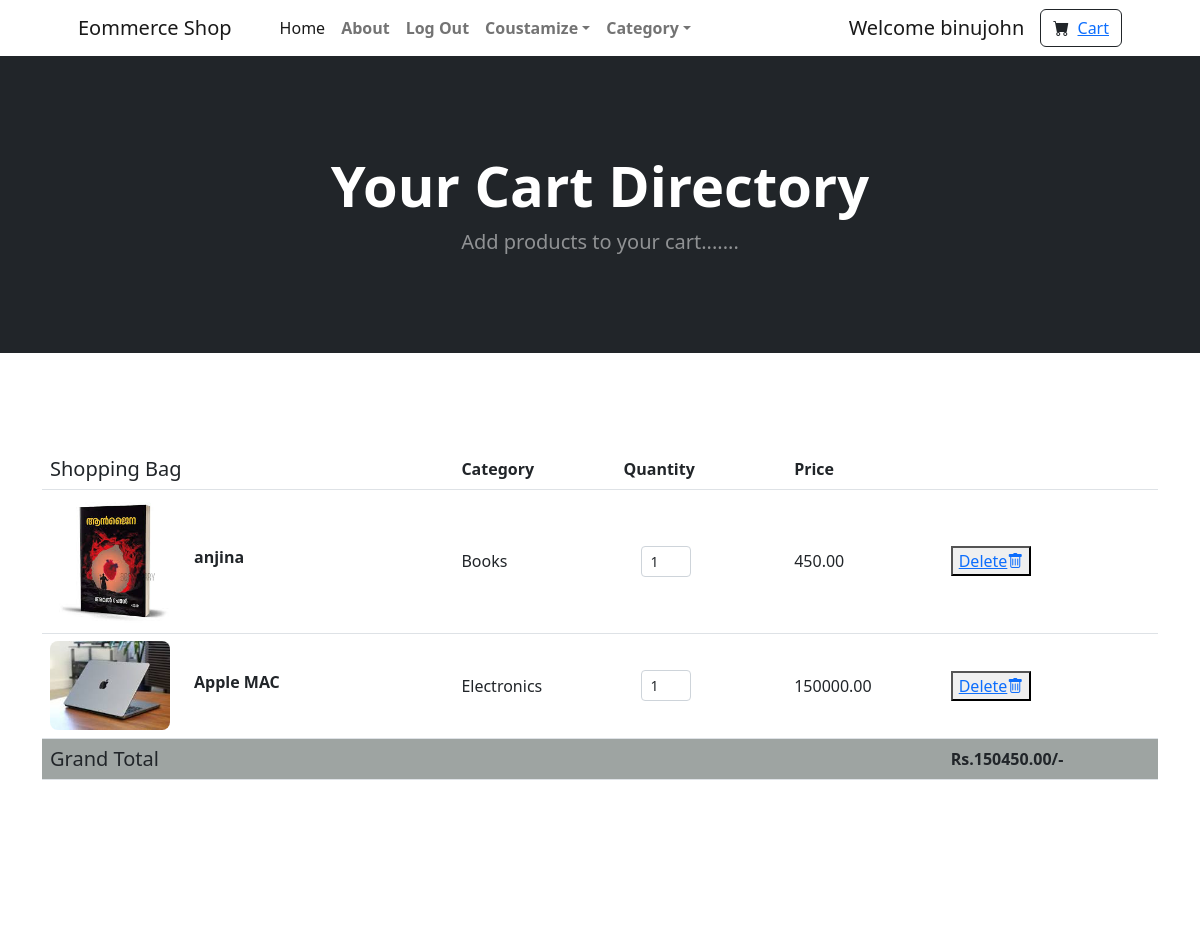
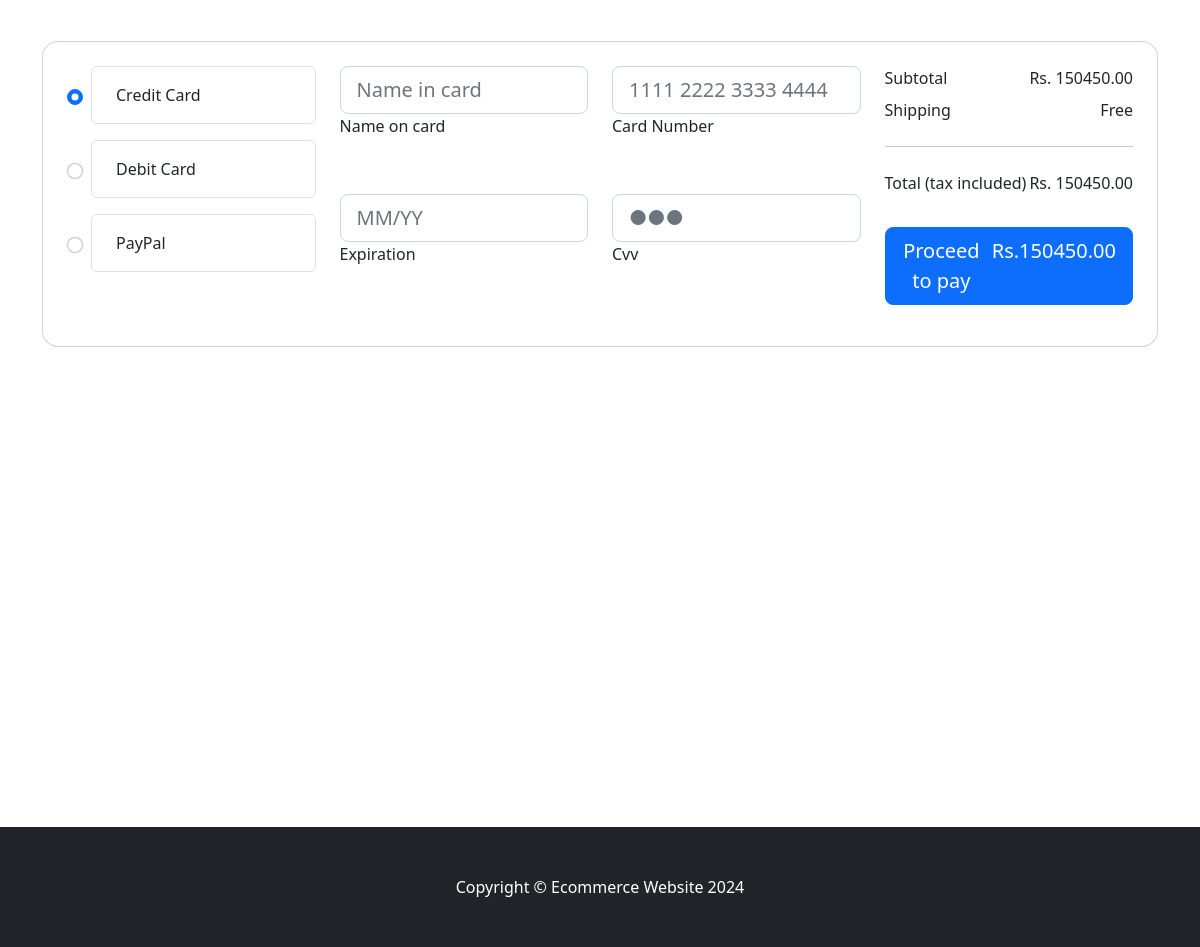
The app's page /cart/ (signed in) with its own data (2 pictures, top to bottom).
### store/models.py (models this page shows, shortened)
class OrderItem(models.Model):
    user=models.ForeignKey(User,on_delete=models.CASCADE,null=True)
    ordered=models.BooleanField(default=False)
    product=models.ForeignKey(Product,on_delete=models.CASCADE)
    quantity=models.PositiveBigIntegerField(default=1)
    def get_total_item_price(self):
        return self.quantity*self.product.product_price

class Product(models.Model):
    product_name=models.CharField(max_length=200)
    product_price=models.DecimalField(max_digits=8,decimal_places=2)
    category=models.ForeignKey(Category,on_delete=models.CASCADE,default=1)
    product_description=models.TextField(default="",blank=True,null=True)
    product_image=models.ImageField(upload_to="uploads/",default="uploads/sample.png")

class Category(models.Model):
    name=models.CharField(max_length=100)
    def __str__(self):
        return self.name

class Order(models.Model):
    user=models.ForeignKey(User,on_delete=models.CASCADE,null=True)
    items=models.ManyToManyField(OrderItem)
    start_date=models.DateTimeField(auto_now_add=True)
    ordered_date=models.DateTimeField(auto_now=True)
    ordered=models.BooleanField(default=False)
    def get_total_price(self):
        return sum(item.get_total_item_price() for item in self.items.all())

### store/views.py (the view)
# urls.py: path("cart/",views.cart_details,name="cart_details"),#defining cart summary
@login_required
def cart_details(request):
    try:
        order = Order.objects.get(user=request.user, ordered=False)
        context = {
            'order': order
        }
    except Order.DoesNotExist:
        context = {
            'message': 'Your cart is empty.'
        }
    return render(request,'cart.html',context)

### store/templates/cart.html (shortened to what this page needs)
{% extends 'base.html' %}
{% block content %}
{% load static %}
        <header class="bg-dark py-5">
            <div class="container px-4 px-lg-5 my-5">
                <div class="text-center text-white">
                    <h1 class="display-4 fw-bolder">Your Cart Directory</h1>
                    <p class="lead fw-normal text-white-50 mb-0">Add products to your cart.......</p>
                </div>
            </div>
        </header>
        <section class="h-100 h-custom">
            <div class="container h-100 py-5">
              <div class="row d-flex justify-content-center align-items-center h-100">
                <div class="col">
                  <div class="table-responsive">
                    <table class="table">
                      <thead>
                        <tr>
                          <th scope="col" class="h5">Shopping Bag</th>
                          <th scope="col">Category</th>
                          <th scope="col">Quantity</th>
                          <th scope="col">Price</th>
                          <th scope="col"></th>
                        </tr>
                      </thead>
                      <tbody>
                        {% for order_item in order.items.all%}
                        <tr>
                          <th scope="row">
                            <div class="d-flex align-items-center">
                              <img src="{{order_item.product.product_image.url}}" alt="..."   class="img-fluid rounded-3"
                                style="width: 120px;" alt="image">
                              <div class="flex-column ms-4">
                                <p class="mb-2">{{order_item.product.product_name}}</p>
                              </div>
                            </div>
                          </th>
                          <td class="align-middle">
                            <p class="mb-0" style="font-weight: 500;">{{order_item.product.category}}</p>
                          </td>
                          <td class="align-middle">
                            <div class="d-flex flex-row">
                              <button data-mdb-button-init data-mdb-ripple-init class="btn btn-link px-2"
                                onclick="this.parentNode.querySelector('input[type=number]').stepDown()">
                              </button>
                              <input id="form1" min="0" name="quantity" value="{{order_item.quantity}}" type="number"
                                class="form-control form-control-sm" style="width: 50px;" />
                              <button data-mdb-button-init data-mdb-ripple-init class="btn btn-link px-2"
                                onclick="this.parentNode.querySelector('input[type=number]').stepUp()">
                              </button>
                            </div>
                          </td>
                          <td class="align-middle">
                            <p class="mb-0" style="font-weight: 500;">{{order_item.get_total_item_price}}</p>
                          </td>
                          <td class="align-middle">
                            <button type="button" >
                           <a href="{% url 'remove_from_cart' order_item.product.pk %}">
                                Delete<i class="bi bi-trash" ></i>
                                </a>
                            </button>
                          </td>
                        </tr>
                        <tr>
                            {% endfor %}
                            <br/><br/>
                            <tr style="background-color:rgb(158, 164, 162)">
                                <th scope="col" class="h5">Grand Total</th>
                                <th scope="col"></th>
                                <th scope="col"></th>
                                <th scope="col"></th>
                                <th scope="col">Rs.{{order.get_total_price}}/-</th>
                              </tr>
                      </tbody>
                    </table>
                  </div>
                  <br/><br/><br/><br/><br/><br/><br/><br/>
                  <div class="card shadow-2-strong mb-5 mb-lg-0" style="border-radius: 16px;">
                    <div class="card-body p-4">
                      <div class="row">
                        <div class="col-md-6 col-lg-4 col-xl-3 mb-4 mb-md-0">
                          <form>
                            <div class="d-flex flex-row pb-3">
                              <div class="d-flex align-items-center pe-2">
                                <input class="form-check-input" type="radio" name="radioNoLabel" id="radioNoLabel1v"
                                  value="" aria-label="..." checked />
                              </div>
                              <div class="rounded border w-100 p-3">
                                <p class="d-flex align-items-center mb-0">
                                  Credit
                                  Card
                                </p>
                              </div>
                            </div>
                            <div class="d-flex flex-row pb-3">
                              <div class="d-flex align-items-center pe-2">
                                <input class="form-check-input" type="radio" name="radioNoLabel" id="radioNoLabel2v"
                                  value="" aria-label="..." />
                              </div>
                              <div class="rounded border w-100 p-3">
                                <p class="d-flex align-items-center mb-0">
                                  Debit Card
                                </p>
                              </div>
                            </div>
                            <div class="d-flex flex-row">
                              <div class="d-flex align-items-center pe-2">
                                <input class="form-check-input" type="radio" name="radioNoLabel" id="radioNoLabel3v"
                                  value="" aria-label="..." />
                              </div>
                              <div class="rounded border w-100 p-3">
                                <p class="d-flex align-items-center mb-0">
                                  PayPal
                                </p>
                              </div>
                            </div>
                          </form>
                        </div>
                        <div class="col-md-6 col-lg-4 col-xl-6">
                          <div class="row">
                            <div class="col-12 col-xl-6">
                              <div data-mdb-input-init class="form-outline mb-4 mb-xl-5">
                                <input type="text" id="typeName" class="form-control form-control-lg" siez="17"
                                  placeholder="Name in card" />
                                <label class="form-label" for="typeName">Name on card</label>
                              </div>
                              <div data-mdb-input-init class="form-outline mb-4 mb-xl-5">
                                <input type="text" id="typeExp" class="form-control form-control-lg" placeholder="MM/YY"
                                  size="7" id="exp" minlength="7" maxlength="7" />
                                <label class="form-label" for="typeExp">Expiration</label>
                              </div>
                            </div>
                            <div class="col-12 col-xl-6">
                              <div data-mdb-input-init class="form-outline mb-4 mb-xl-5">
                                <input type="text" id="typeText" class="form-control form-control-lg" siez="17"
                                  placeholder="1111 2222 3333 4444" minlength="19" maxlength="19" />
                                <label class="form-label" for="typeText">Card Number</label>
                              </div>
                              <div data-mdb-input-init class="form-outline mb-4 mb-xl-5">
                                <input type="password" id="typeText" class="form-control form-control-lg"
                                  placeholder="&#9679;&#9679;&#9679;" size="1" minlength="3" maxlength="3" />
                                <label class="form-label" for="typeText">Cvv</label>
                              </div>
                            </div>
                          </div>
                        </div>
                        <div class="col-lg-4 col-xl-3">
                          <div class="d-flex justify-content-between" style="font-weight: 500;">
                            <p class="mb-2">Subtotal</p>
                            <p class="mb-2">Rs. {{order.get_total_price}}</p>
                          </div>
                          <div class="d-flex justify-content-between" style="font-weight: 500;">
                            <p class="mb-0">Shipping</p>
                            <p class="mb-0">Free</p>
                          </div>
                          <hr class="my-4">
                          <div class="d-flex justify-content-between mb-4" style="font-weight: 500;">
                            <p class="mb-2">Total (tax included)</p>
                            <p class="mb-2">Rs. {{order.get_total_price}}</p>
                          </div>
                          <button  type="button" data-mdb-button-init data-mdb-ripple-init class="btn btn-primary btn-block btn-lg">
                            <div class="d-flex justify-content-between">
                              <span>Proceed to pay  </span>
                              <span>&nbsp&nbspRs.{{order.get_total_price}}</span>
                            </div>
                          </button>
                        </div>
                      </div>
                    </div>
                  </div>
                </div>
              </div>
            </div>
          </section>
                    <br/><br/><br/><br/><br/><br/><br/><br/><br/><br/><br/><br/><br/><br/><br/><br/><br/><br/>
        {% endblock %}

### store/templates/navbar.html (shortened to what this page needs)
{% load static %}
<nav class="navbar navbar-expand-lg navbar-light data-bs-toggle">
    <div class="container px-4 px-lg-5">
        <a class="navbar-brand" href="{% url 'home' %}">Eommerce Shop</a>
        <div class="collapse navbar-collapse" id="navbarSupportedContent">
            <ul class="navbar-nav me-auto mb-2 mb-lg-0 ms-lg-4">
                <li class="nav-item"><a class="nav-link active" aria-current="page" href="{% url 'home' %}">Home</a></li>
                <li class="nav-item"><a class="nav-link" href="{% url 'about' %}"><strong>About</strong></a></li>
                {% if user.is_authenticated %}
                <li class="nav-item"><a class="nav-link" href="{% url 'logout' %}"><strong>Log Out</strong></a></li>
                {% else %}
                <li class="nav-item"><a class="nav-link" href="{% url 'login' %}"><strong>Log In</strong></a></li>
                <li class="nav-item"><a class="nav-link" href="{% url 'register' %}"><strong>Sign Up</strong></a></li>
                {% endif %}
                {% if user.is_superuser %}
                <li class="nav-item dropdown">
                    <a class="nav-link dropdown-toggle" id="navbarDropdown" href="#" role="button" data-bs-toggle="dropdown" aria-expanded="false"><strong>Coustamize</strong></a>
                </li>
                {% endif %}
                <li class="nav-item dropdown">
                    <a class="nav-link dropdown-toggle" id="navbarDropdown" href="#" role="button" data-bs-toggle="dropdown" aria-expanded="false"><strong>Category</strong></a>
                </li>
            </ul>
            {% if user.is_authenticated %}
            <a class="navbar-brand" >Welcome {{user.username}}</a>
            {% endif %}
            <form class="d-flex">
                <button class="btn btn-outline-dark" type="submit">
                    <i class="bi-cart-fill me-1" ></i>
                    <a href="{% url 'cart_details' %}"> Cart</a>
                </button>
            </form>
        </div>
    </div>
</nav>

### records on screen
OrderItem: product.product_image (picture), product.product_name "anjina", product.category "Books", quantity "1", get_total_item_price "450.00"
OrderItem: product.product_image (picture), product.product_name "Apple MAC", product.category "Electronics", quantity "1", get_total_item_price "150000.00"
Order: get_total_price "150450.00"

### other values on screen
{{ user.username }} "binujohn"
